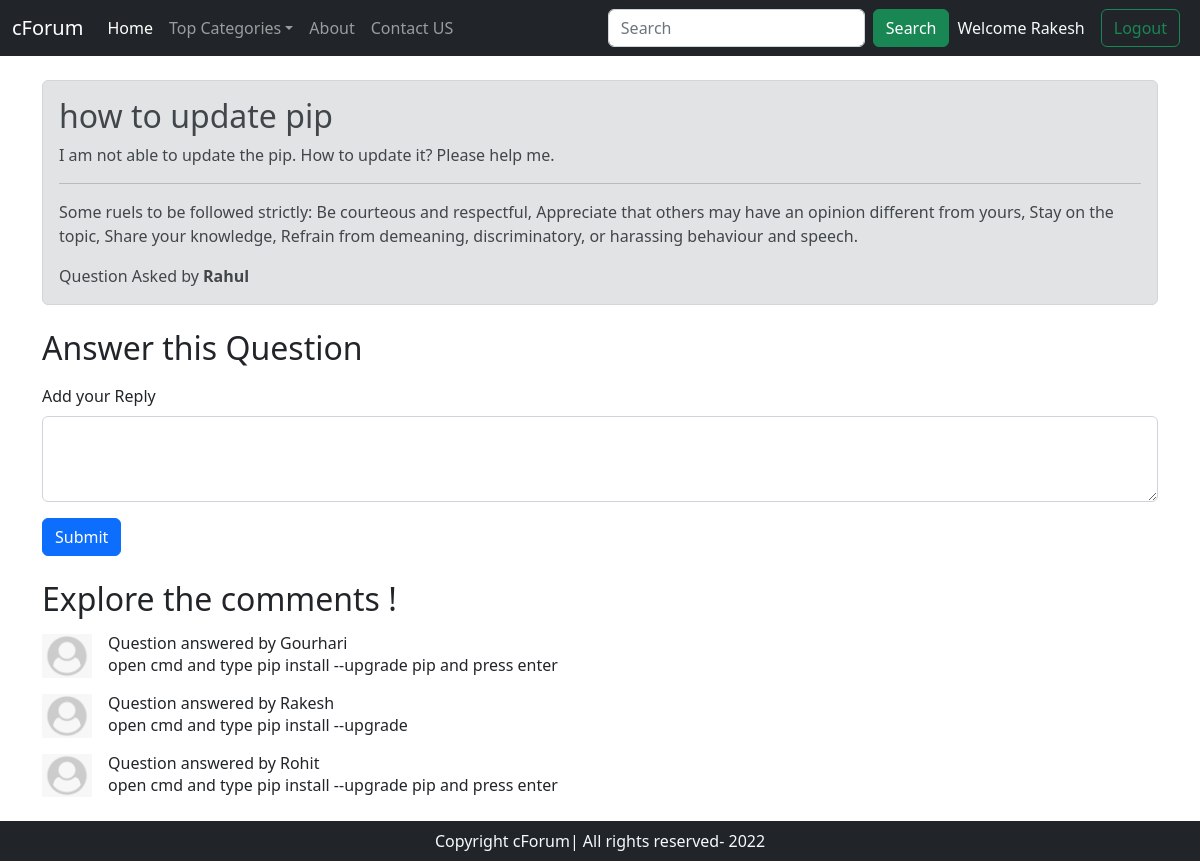
The page /threads.php?threadid=7 (signed in) on the database its author committed.
### tables this page shows
CREATE TABLE `thread` (
  `thread_id` int(8) NOT NULL,
  `thread_title` varchar(30) NOT NULL,
  `thread_description` text NOT NULL,
  `cat_id` int(8) NOT NULL,
  `user_id` int(8) NOT NULL,
  `date` datetime NOT NULL DEFAULT current_timestamp()
);

CREATE TABLE `users` (
  `user_id` int(8) NOT NULL,
  `username` varchar(30) NOT NULL,
  `password` varchar(255) NOT NULL,
  `date` datetime NOT NULL DEFAULT current_timestamp()
);

CREATE TABLE `comment` (
  `comment_id` int(8) NOT NULL,
  `comment` text NOT NULL,
  `thread_id` int(8) NOT NULL,
  `user_id` int(8) NOT NULL,
  `date` datetime NOT NULL DEFAULT current_timestamp()
);

### threads.php (the view, shortened to what this page needs)
<!doctype html>
<html lang="en">
<head>
    <link href="https://cdn.jsdelivr.net/npm/bootstrap@5.2.2/dist/css/bootstrap.min.css" rel="stylesheet"
>
</head>
<body>
    <?php include "partials/_header.php"; ?>
    <div class="container my-4">
        <?php
            $id=$_GET["threadid"];
            $sql="SELECT * FROM `thread` WHERE `thread_id`='$id';";
            $result=mysqli_query($conn, $sql);
            $row=mysqli_fetch_assoc($result);
            $thread_user_id=$row["user_id"];
            $sql2="SELECT * FROM `users` where `user_id`='$thread_user_id'";
            $result2=mysqli_query($conn, $sql2);
            $row2=mysqli_fetch_assoc($result2);
            $thread_user_name=$row2["username"];
            echo '
                <div class="alert alert-secondary" role="alert">
                    <h2 class="alert-heading">'.$row['thread_title'].'</h2>
                    <p>'.$row["thread_description"].'</p>
                    <hr>
                    <p class="mb-0">Some ruels to be followed strictly: Be courteous and respectful,
                            Appreciate that others may have an opinion different from yours,
                            Stay on  the topic,
                            Share your knowledge,
                            Refrain from demeaning, discriminatory, or harassing behaviour and speech.
                    </p>
                     <div class="mt-3">Question Asked by <b>'.$thread_user_name.'</b></div>
                </div>
            ';
        ?>
    </div>
    <div class="container mt-4">
        <h2>Answer this Question</h2>
        <?php
            if(isset($_SESSION["loggedin"]) && $_SESSION["loggedin"]==true){
                echo '<form method="post">
                        <div class="mb-3 mt-3">
                            <label for="threaddesc" class="form-label">Add your Reply</label>
                            <textarea class="form-control" id="threaddesc" name="comment" rows="3"></textarea>
                        </div>
                        <button type="submit" class="btn btn-primary">Submit</button>
                    </form>';
            }else{
                echo '<p>You have to Login to answer question</p>';
            }
        ?>
    </div>
    <div class="container my-4">
        <h2>Explore the comments !</h2>
        <?php
            $sql="SELECT * FROM `comment` where `thread_id`='$id'";
            $result=mysqli_query($conn, $sql);
            while($row=mysqli_fetch_assoc($result)){
                $comment_user_id=$row["user_id"];
                $sql2="SELECT * FROM `users` where `user_id`='$comment_user_id'";
                $result2=mysqli_query($conn, $sql2);
                $row2=mysqli_fetch_assoc($result2);
                $comment_user_name=$row2["username"];
                echo '
                <div class="d-flex my-3">
                    <div class="flex-shrink-0">
                        <img src="/forum/images/userImage.png" width="50px" alt="...">
                    </div>
                    <div class="flex-grow-1 ms-3">
                        <h6 class="my-0">Question answered by '.$comment_user_name.'</h6>
                        '.$row["comment"].'
                    </div>
                </div>
                ';
            }
        ?>
    </div>
    <?php include "partials/_footer.php"; ?>
</body>
</html>

### rows shown on the page
thread: thread_title "how to update pip", thread_description "I am not able to update the pip. How to update it? Please help me."
users: username "Rahul"
comment: user.username "Gourhari", comment "open cmd and type pip install --upgrade pip and press enter"
comment: user.username "Rakesh", comment "open cmd and type pip install --upgrade"
comment: user.username "Rohit", comment "open cmd and type pip install --upgrade pip and press enter"

### other values the page prints
$_SESSION["username"] "Rakesh"
